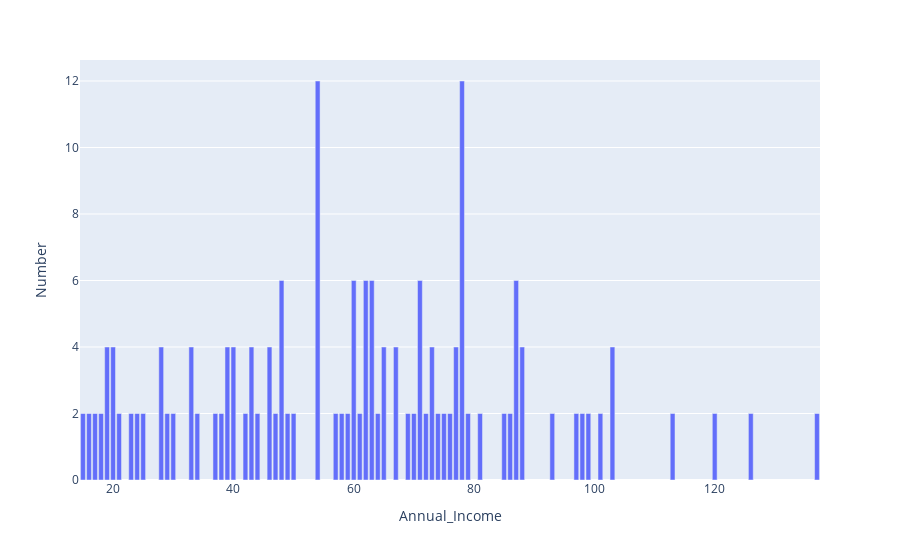

The notebook cell this image was saved under:
### Code cell
dataAI = df["Annual_Income"].value_counts(dropna = False)
npar_dataAI = np.array(dataAI)
x = list(npar_dataAI)
y = df.Annual_Income.value_counts().index

DataAI = {"Annual_Income": y, "Number": x}
DataAI = pd.DataFrame(DataAI)

fig = px.bar(DataAI, x = "Annual_Income", y = "Number",)
fig.show()

### Figure 1 — Plotly figure (JSON) as saved in the notebook; plotly's stock layout.template omitted (floating-point values rounded to 4 significant figures)
{"data": [{"alignmentgroup": "True", "hovertemplate": "Annual_Income=%{x}<br>Number=%{y}<extra></extra>", "legendgroup": "", "marker": {"color": "#636efa", "pattern": {"shape": ""}}, "name": "", "offsetgroup": "", "orientation": "v", "showlegend": false, "textposition": "auto", "type": "bar", "x": [54, 78, 48, 71, 63, 62, 87, 60, 88, 77, 46, 43, 40, 39, 33, 28, 103, 73, 20, 19, 65, 67, 75, 74, 76, 15, 86, 79, 81, 85, 93, 97, 98, 99, 101, 113, 120, 126, 72, 61, 70, 69, 17, 18, 21, 23, 24, 25, 29, 30, 34, 37, 38, 42, 44, 47, 49, 50, 57, 58, 59, 16, 64, 137], "xaxis": "x", "y": [12, 12, 6, 6, 6, 6, 6, 6, 4, 4, 4, 4, 4, 4, 4, 4, 4, 4, 4, 4, 4, 4, 2, 2, 2, 2, 2, 2, 2, 2, 2, 2, 2, 2, 2, 2, 2, 2, 2, 2, 2, 2, 2, 2, 2, 2, 2, 2, 2, 2, 2, 2, 2, 2, 2, 2, 2, 2, 2, 2, 2, 2, 2, 2], "yaxis": "y"}], "layout": {"barmode": "relative", "legend": {"tracegroupgap": 0}, "margin": {"t": 60}, "xaxis": {"anchor": "y", "domain": [0, 1], "title": {"text": "Annual_Income"}}, "yaxis": {"anchor": "x", "domain": [0, 1], "title": {"text": "Number"}}}}
